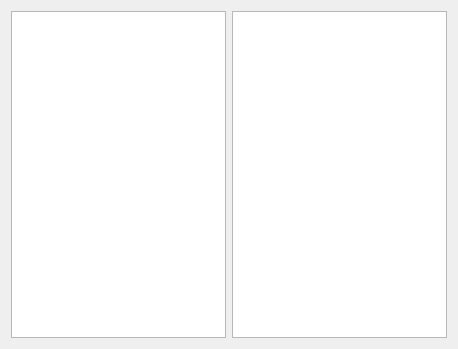
<?xml version="1.0" encoding="UTF-8"?>
<ui version="4.0">
 <class>Form</class>
 <widget class="QWidget" name="Form">
  <property name="geometry">
   <rect>
    <x>0</x>
    <y>0</y>
    <width>458</width>
    <height>349</height>
   </rect>
  </property>
  <property name="windowTitle">
   <string>Form</string>
  </property>
  <layout class="QHBoxLayout" name="horizontalLayout_2">
   <item>
    <widget class="QTreeView" name="treeView"/>
   </item>
   <item>
    <widget class="QListView" name="listView"/>
   </item>
  </layout>
 </widget>
 <resources/>
 <connections/>
</ui>
